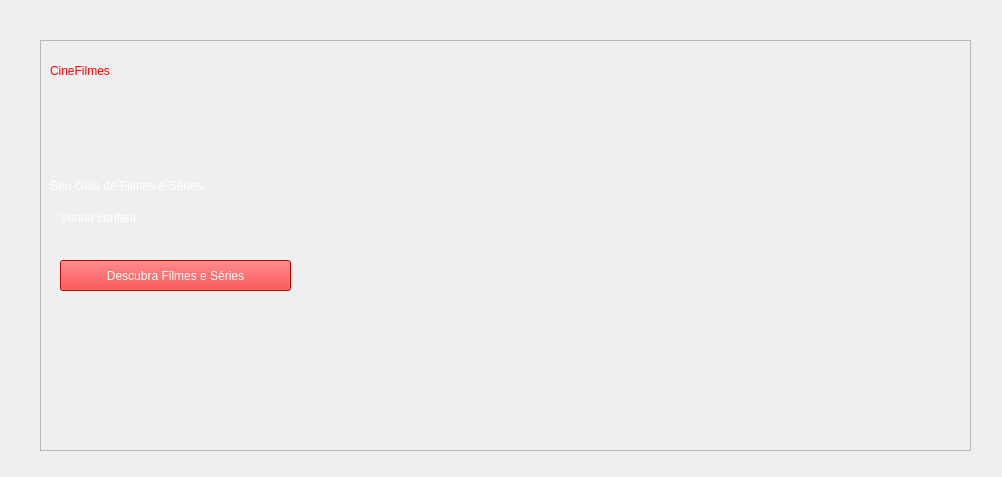
<?xml version="1.0" encoding="UTF-8"?>
<ui version="4.0">
 <class>Pag_inicial</class>
 <widget class="QMainWindow" name="Pag_inicial">
  <property name="geometry">
   <rect>
    <x>0</x>
    <y>0</y>
    <width>1002</width>
    <height>477</height>
   </rect>
  </property>
  <property name="windowTitle">
   <string>MainWindow</string>
  </property>
  <widget class="QWidget" name="tela_inicial">
   <widget class="QFrame" name="Home">
    <property name="geometry">
     <rect>
      <x>40</x>
      <y>40</y>
      <width>931</width>
      <height>411</height>
     </rect>
    </property>
    <property name="frameShape">
     <enum>QFrame::Shape::StyledPanel</enum>
    </property>
    <property name="frameShadow">
     <enum>QFrame::Shadow::Raised</enum>
    </property>
    <widget class="QLabel" name="txt_CineFilmes">
     <property name="geometry">
      <rect>
       <x>10</x>
       <y>10</y>
       <width>171</width>
       <height>41</height>
      </rect>
     </property>
     <property name="styleSheet">
      <string notr="true">color: rgb(255, 0, 0);
font: 22pt &quot;Segoe UI&quot;;
font: 900 22pt &quot;Segoe UI&quot;;</string>
     </property>
     <property name="text">
      <string>CineFilmes</string>
     </property>
    </widget>
    <widget class="QLabel" name="txt_Seu_Guia_de_Filmes_e_Series">
     <property name="geometry">
      <rect>
       <x>10</x>
       <y>120</y>
       <width>381</width>
       <height>51</height>
      </rect>
     </property>
     <property name="styleSheet">
      <string notr="true">color: rgb(255, 255, 255);
font: 700 22pt &quot;Segoe UI&quot;;</string>
     </property>
     <property name="text">
      <string>Seu Guia de Filmes e Séries.</string>
     </property>
    </widget>
    <widget class="QLabel" name="txt_Venha_conferir">
     <property name="geometry">
      <rect>
       <x>20</x>
       <y>170</y>
       <width>131</width>
       <height>16</height>
      </rect>
     </property>
     <property name="styleSheet">
      <string notr="true">color: rgb(255, 255, 255);
font: 600 12pt &quot;Segoe UI&quot;;</string>
     </property>
     <property name="text">
      <string>Venha conferir.</string>
     </property>
    </widget>
    <widget class="QPushButton" name="btn_Descubra_Filmes_e_Series">
     <property name="geometry">
      <rect>
       <x>20</x>
       <y>220</y>
       <width>231</width>
       <height>31</height>
      </rect>
     </property>
     <property name="styleSheet">
      <string notr="true">color: rgb(255, 0, 0);
background-color: rgb(255, 0, 0);
color: rgb(255, 255, 255);</string>
     </property>
     <property name="text">
      <string>Descubra Filmes e Séries</string>
     </property>
    </widget>
    <widget class="QLabel" name="tela_de_inicio">
     <property name="geometry">
      <rect>
       <x>-10</x>
       <y>-10</y>
       <width>981</width>
       <height>451</height>
      </rect>
     </property>
     <property name="text">
      <string/>
     </property>
     <property name="pixmap">
      <pixmap>:/fme/fme.jpg</pixmap>
     </property>
     <property name="scaledContents">
      <bool>true</bool>
     </property>
    </widget>
    <widget class="QLabel" name="Img_inicio">
     <property name="geometry">
      <rect>
       <x>0</x>
       <y>-1</y>
       <width>931</width>
       <height>421</height>
      </rect>
     </property>
     <property name="text">
      <string/>
     </property>
     <property name="pixmap">
      <pixmap resource="../qrc/fme.qrc">:/icon 01/fme.jpg</pixmap>
     </property>
     <property name="scaledContents">
      <bool>true</bool>
     </property>
    </widget>
    <zorder>Img_inicio</zorder>
    <zorder>tela_de_inicio</zorder>
    <zorder>txt_CineFilmes</zorder>
    <zorder>txt_Seu_Guia_de_Filmes_e_Series</zorder>
    <zorder>txt_Venha_conferir</zorder>
    <zorder>btn_Descubra_Filmes_e_Series</zorder>
   </widget>
  </widget>
 </widget>
 <resources>
  <include location="../qrc/fme.qrc"/>
 </resources>
 <connections/>
</ui>
